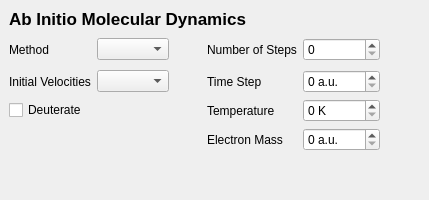
        <widget class="QWidget" name="OptionsAbInitioMD" >
         <layout class="QVBoxLayout" >
          <property name="margin" >
           <number>9</number>
          </property>
          <property name="spacing" >
           <number>6</number>
          </property>
          <item>
           <widget class="QLabel" name="label_19" >
            <property name="text" >
             <string>&lt;html>&lt;head>&lt;meta name="qrichtext" content="1" />&lt;/head>&lt;body style=" white-space: pre-wrap; font-family:Lucida Grande; font-size:13pt; font-weight:400; font-style:normal; text-decoration:none;">&lt;p style=" margin-top:0px; margin-bottom:0px; margin-left:0px; margin-right:0px; -qt-block-indent:0; text-indent:0px;">&lt;span style=" font-weight:600;">Ab Initio Molecular Dynamics&lt;/span>&lt;/p>&lt;/body>&lt;/html></string>
            </property>
           </widget>
          </item>
          <item>
           <layout class="QGridLayout" >
            <property name="margin" >
             <number>0</number>
            </property>
            <property name="spacing" >
             <number>6</number>
            </property>
            <item row="2" column="0" >
             <widget class="QCheckBox" name="deuterate" >
              <property name="text" >
               <string>Deuterate</string>
              </property>
             </widget>
            </item>
            <item row="1" column="1" >
             <widget class="QComboBox" name="aimd_initial_velocities" />
            </item>
            <item row="0" column="5" >
             <spacer>
              <property name="orientation" >
               <enum>Qt::Horizontal</enum>
              </property>
              <property name="sizeHint" >
               <size>
                <width>40</width>
                <height>20</height>
               </size>
              </property>
             </spacer>
            </item>
            <item row="0" column="4" >
             <widget class="QSpinBox" name="aimd_steps" />
            </item>
            <item row="1" column="4" >
             <widget class="QSpinBox" name="aimd_time_step" >
              <property name="suffix" >
               <string> a.u.</string>
              </property>
             </widget>
            </item>
            <item row="3" column="3" >
             <widget class="QLabel" name="label_82" >
              <property name="text" >
               <string>Electron Mass</string>
              </property>
             </widget>
            </item>
            <item row="1" column="3" >
             <widget class="QLabel" name="label_61" >
              <property name="text" >
               <string>Time Step</string>
              </property>
             </widget>
            </item>
            <item row="3" column="4" >
             <widget class="QSpinBox" name="aimd_fictitious_mass" >
              <property name="suffix" >
               <string> a.u.</string>
              </property>
              <property name="maximum" >
               <number>9999</number>
              </property>
             </widget>
            </item>
            <item row="1" column="0" >
             <widget class="QLabel" name="label_83" >
              <property name="text" >
               <string>Initial Velocities</string>
              </property>
             </widget>
            </item>
            <item row="0" column="1" >
             <widget class="QComboBox" name="aimd_method" />
            </item>
            <item row="2" column="4" >
             <widget class="QSpinBox" name="aimd_temperature" >
              <property name="suffix" >
               <string> K</string>
              </property>
              <property name="maximum" >
               <number>9999</number>
              </property>
             </widget>
            </item>
            <item row="0" column="2" >
             <spacer>
              <property name="orientation" >
               <enum>Qt::Horizontal</enum>
              </property>
              <property name="sizeType" >
               <enum>QSizePolicy::Fixed</enum>
              </property>
              <property name="sizeHint" >
               <size>
                <width>32</width>
                <height>29</height>
               </size>
              </property>
             </spacer>
            </item>
            <item row="0" column="0" >
             <widget class="QLabel" name="label_84" >
              <property name="text" >
               <string>Method</string>
              </property>
             </widget>
            </item>
            <item row="0" column="3" >
             <widget class="QLabel" name="label_86" >
              <property name="text" >
               <string>Number of Steps</string>
              </property>
             </widget>
            </item>
            <item row="2" column="3" >
             <widget class="QLabel" name="label_87" >
              <property name="text" >
               <string>Temperature</string>
              </property>
             </widget>
            </item>
           </layout>
          </item>
          <item>
           <spacer>
            <property name="orientation" >
             <enum>Qt::Vertical</enum>
            </property>
            <property name="sizeHint" >
             <size>
              <width>20</width>
              <height>40</height>
             </size>
            </property>
           </spacer>
          </item>
         </layout>
        </widget>
